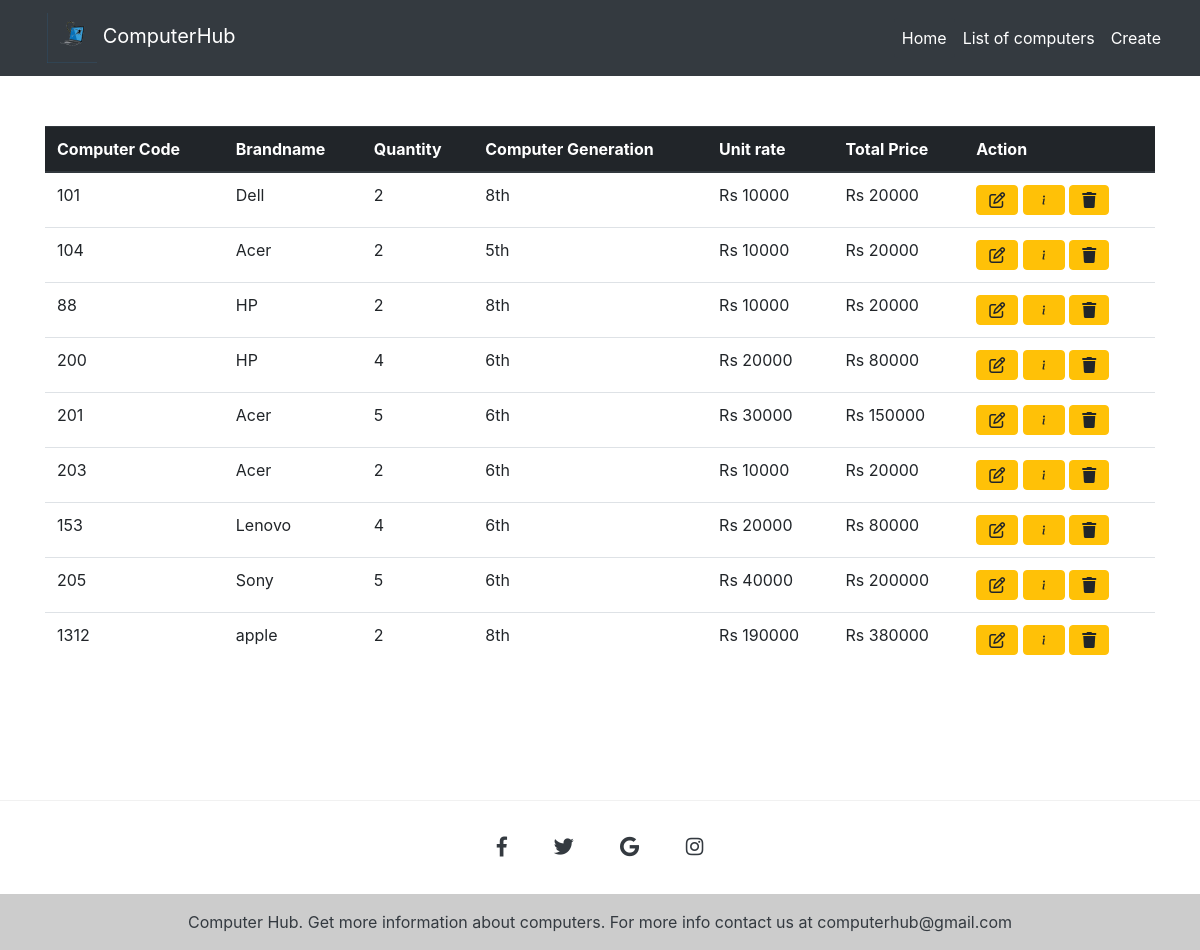
The page /details/ on the database as committed earlier.
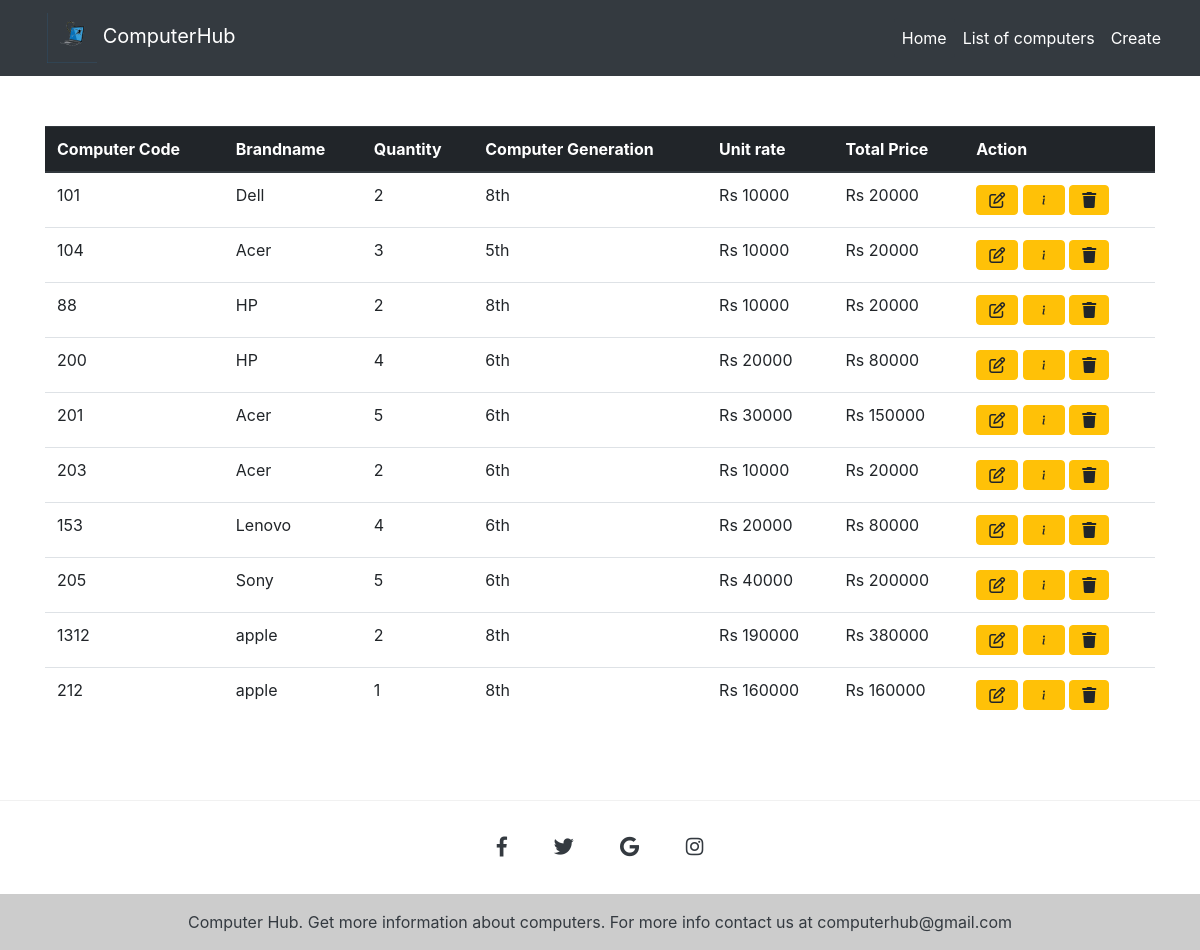
The same page on the database as committed later.
### computer/models.py (models this page shows, shortened)
class Computer(models.Model):
    computercode=models.IntegerField(unique=True)
    brandname = models.CharField(max_length=50, null=True, blank=True)
    quantity = models.IntegerField()
    computer=models.ForeignKey(ComputerSpecification,on_delete=models.CASCADE)
    unitrate = models.IntegerField()
    totalprice = models.IntegerField()

class ComputerSpecification(models.Model):
    generation = models.CharField(max_length=50)
    price_min = models.IntegerField(default=0)
    price_max = models.IntegerField(default=0)
    ram = models.IntegerField(default=0)
    brandname = models.ForeignKey(ComputerBrands, on_delete=models.CASCADE)

### computer/views.py (the view)
# urls.py: path('details/',ComputerDetailsView.as_view(),name='details'),
class ComputerDetailsView(ListView):
    model = Computer
    template_name = 'details.html'
    def get_queryset(self):
        queryset = Computer.objects.all()
        return queryset

### computer/templates/details.html (shortened to what this page needs)
{% extends "base.html" %}
{% block content %}
<body style=" position: relative;
min-height: 100vh;">
    <div class="container">
        <table class="table table-hover text-start fadeInDown">
            <thead class="thead-dark">
                <tr>
                    <th scope="col">Computer Code</th>
                    <th scope="col">Brandname</th>
                    <th scope="col">Quantity</th>
                    <th scope="col">Computer Generation</th>
                    <th scope="col">Unit rate</th>
                    <th scope="col">Total Price</th>
                    <th scope="col">Action</th>
                </tr>
            </thead>
            <tbody>
                {% for obj in object_list %}
                <tr>
                    <td>{{ obj.computercode }}</td>
                    <td>{{ obj.brandname }}</td>
                    <td>{{ obj.quantity }}</td>
                    <td>{{ obj.computer.generation }}</td>
                    <td>Rs {{ obj.unitrate }}</td>
                    <td>Rs {{ obj.totalprice }}</td>
                    <td>
                        <a class="btn btn-warning" href="{% url 'update' obj.id %}"><i class="fa fa-pencil-square-o"
                                aria-hidden="true"></i>
                        </a>
                        <a class="btn btn-warning" href="{% url 'individualdetail' obj.id %}">
                        </a>
                        <a class="btn btn-warning" href="{% url 'delete' obj.id %}">
                            <i class="fas fa-trash"></i>
                        </a>
                    </td>
                </tr>
            {% endfor %}
            </tbody>
        </table>
    </div>
</body>
{% endblock %}

Rows that differ between the two databases and show on the page:
changed Computer "5th": quantity "2" → "3"
added Computer: computercode "212", brandname "apple", quantity "1", computer.generation "8th", unitrate "160000", totalprice "160000"
